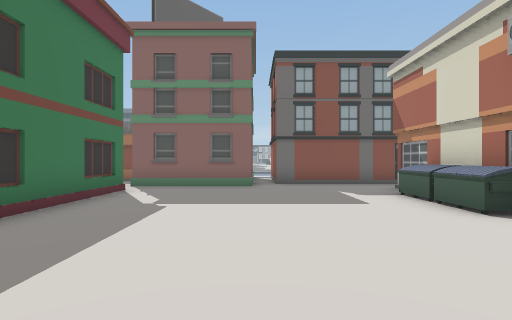
View 1 (above)

15 first-person views from a walk through a Unity game level. The camera is 1.5 m above the floor, looks level and sees 80° across. The floor is counted in squares, 2 m on a side. Each view is taken from the middle of a square. On the plan, view 1 faces up. The plan holds only what a view shows up to about 10 squares ahead; the rest is blank. The place goes on beyond the plan.

View 2
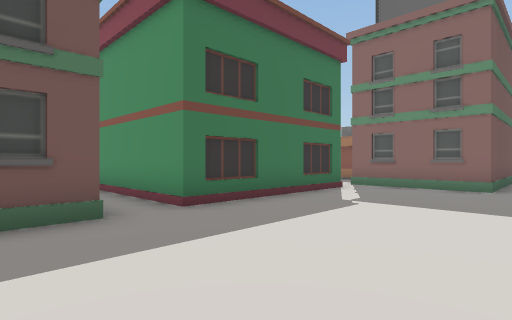

View 3
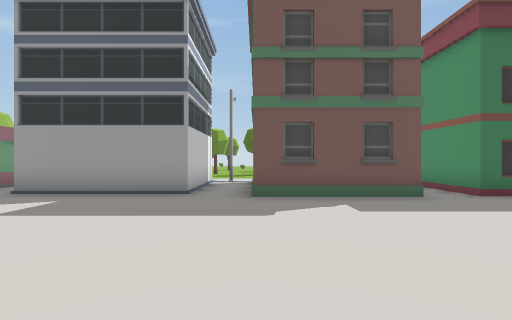

View 4
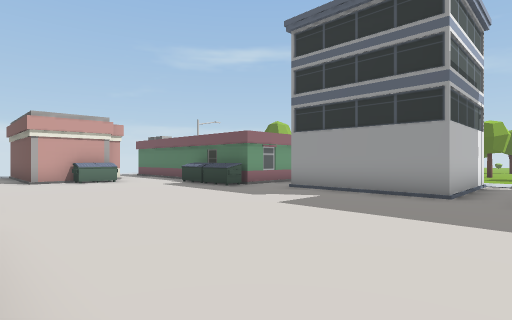

View 5
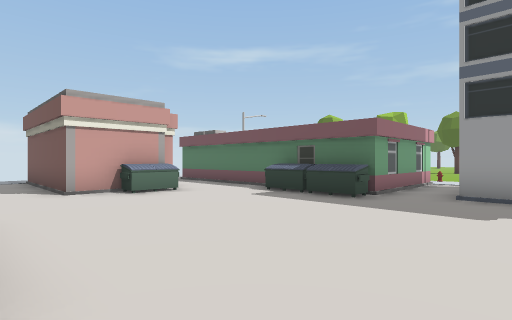

View 6
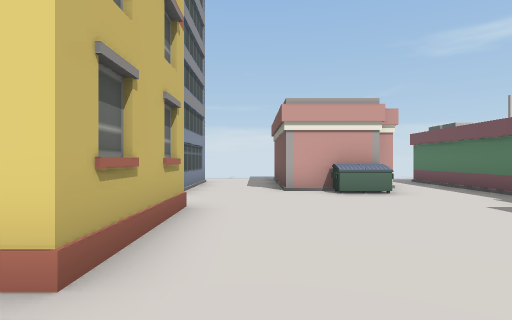

View 7
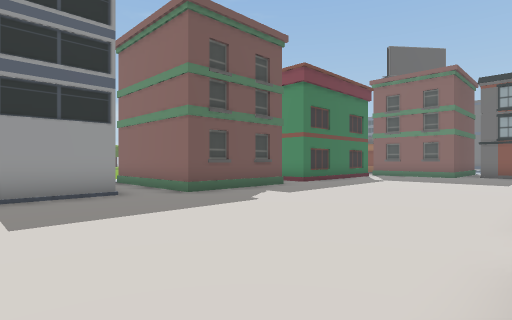

View 8
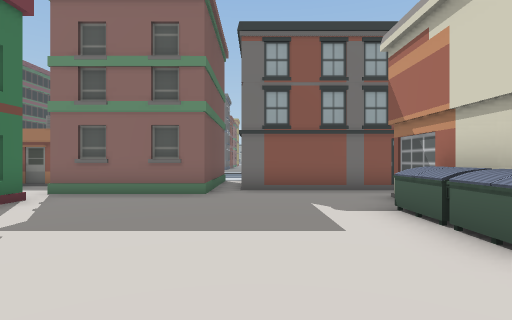

View 9
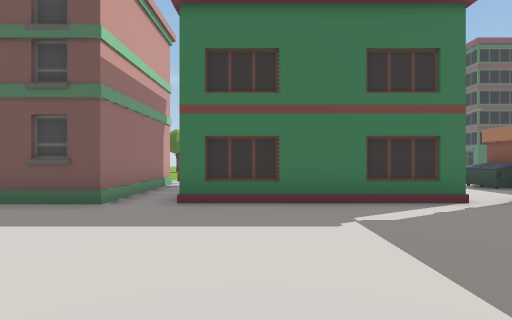

View 10
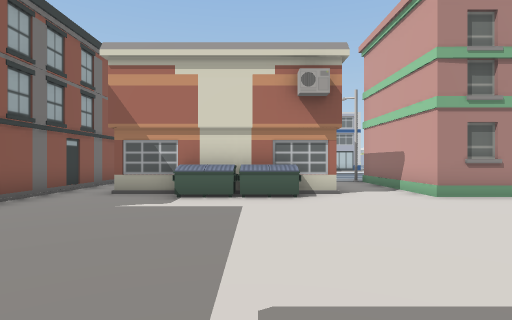

View 11
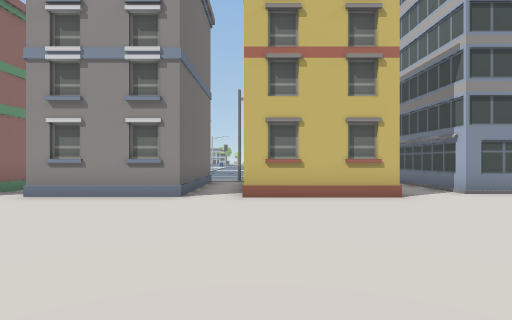

View 12
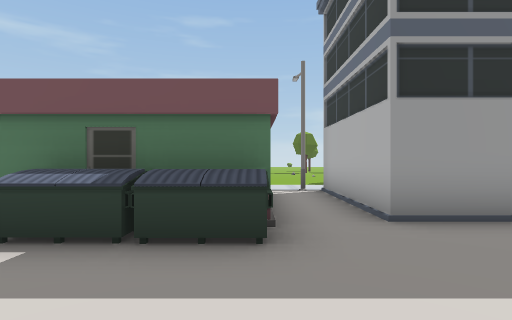

View 13
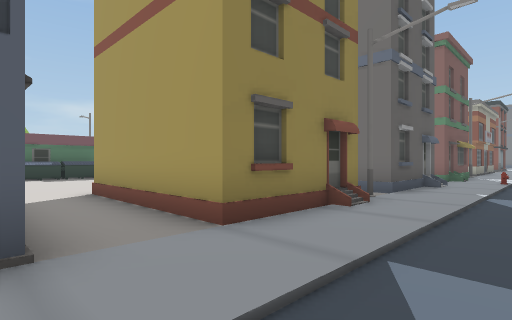

View 14
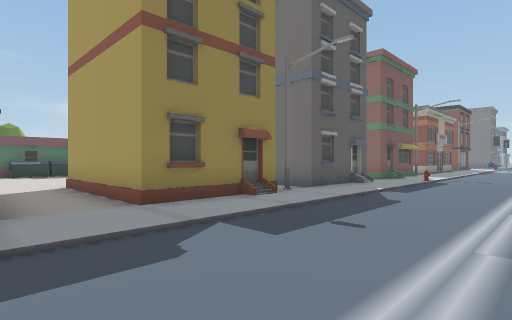

View 15
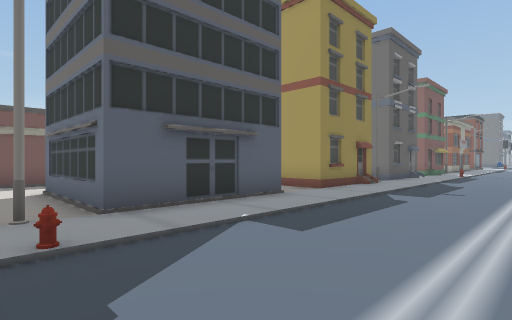

### Floor plan
Key: @ floor where view 1 was taken; # wall or solid block; . floor; / step, stairs or slope; B building; U dumpster; S streetlight; H hydrant; O other object.
Columns run from 10 left of view 1 to 12 right of it. Each row starts with its distance up from view 1.
 13    BB     #
 12           #
 11    ###    #
 10    UU..   #######
  9     ...##B#......
  8       ........#
  7       #.......#
  6       #......U#
  5       #......U#
  4       #.......#
  3    B###.........
  2    ...............
  1    ####.......####
  0       ##..@..##  #
 -1    B  ##.....B   #//..
 -2    ####.......####.O..
 -3     ...........   ./..
 -4    B###.......   #//..
 -5       #.......  ##./..
 -6       #.......###B./..
 -7 .. ####..........S./..
 -8 .. S.........##  #//...
 -9    B###U.....#   #//...
-10       #U.....##  B./...
-11       #U......####./...
-12       #............/..
-13       #..UU...B###./...
-14       #..###..## #./...
-15       #..  #..#  #./...
-16       #.   #..####./...
-17            #.....S.H..
-18            B.    ..// /

Where each view was taken, in squares from view 1:
view 1: 0 up, 0 right, facing up
view 2: 0 up, 1 right, facing up-left
view 3: 2 down, 3 right, facing left
view 4: 2 down, 3 right, facing down-left
view 5: 6 down, 3 right, facing down-left
view 6: 6 down, 2 right, facing down
view 7: 6 down, 3 right, facing up-left
view 8: 2 up, 1 right, facing up
view 9: 4 up, 2 right, facing left
view 10: 5 up, 3 left, facing right
view 11: 8 down, 3 left, facing right
view 12: 9 down, 0 right, facing left
view 13: 13 down, 10 right, facing up-left
view 14: 13 down, 12 right, facing up-left
view 15: 18 down, 12 right, facing up-left
